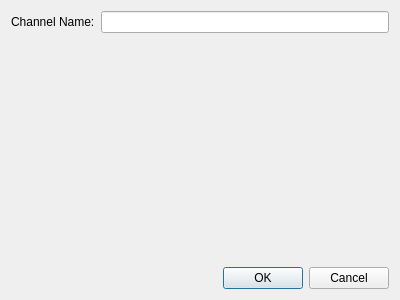
<?xml version="1.0" encoding="UTF-8"?>
<ui version="4.0">
 <class>Dialog</class>
 <widget class="QDialog" name="Dialog">
  <property name="geometry">
   <rect>
    <x>0</x>
    <y>0</y>
    <width>400</width>
    <height>300</height>
   </rect>
  </property>
  <property name="windowTitle">
   <string>Join Channel</string>
  </property>
  <layout class="QVBoxLayout" name="verticalLayout">
   <item>
    <layout class="QFormLayout" name="formLayout">
     <item row="1" column="0">
      <widget class="QLabel" name="label">
       <property name="text">
        <string>Channel Name:</string>
       </property>
      </widget>
     </item>
     <item row="1" column="1">
      <widget class="QLineEdit" name="passphrase"/>
     </item>
    </layout>
   </item>
   <item>
    <widget class="QDialogButtonBox" name="buttonBox">
     <property name="standardButtons">
      <set>QDialogButtonBox::Cancel|QDialogButtonBox::Ok</set>
     </property>
    </widget>
   </item>
  </layout>
 </widget>
 <resources/>
 <connections>
  <connection>
   <sender>buttonBox</sender>
   <signal>accepted()</signal>
   <receiver>Dialog</receiver>
   <slot>accept()</slot>
   <hints>
    <hint type="sourcelabel">
     <x>248</x>
     <y>254</y>
    </hint>
    <hint type="destinationlabel">
     <x>157</x>
     <y>274</y>
    </hint>
   </hints>
  </connection>
  <connection>
   <sender>buttonBox</sender>
   <signal>rejected()</signal>
   <receiver>Dialog</receiver>
   <slot>reject()</slot>
   <hints>
    <hint type="sourcelabel">
     <x>316</x>
     <y>260</y>
    </hint>
    <hint type="destinationlabel">
     <x>286</x>
     <y>274</y>
    </hint>
   </hints>
  </connection>
 </connections>
</ui>
